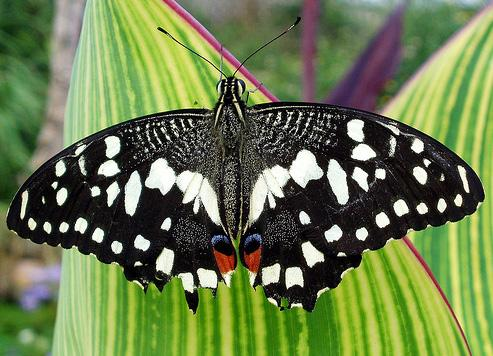
#> input picture color_histogram/butterfly.jpg, 493 x 356 px
$ python grayHistogram.py
#> lines starting #> are read from the running program, lines starting #| are printed output that depends on the picture
import cv2
from matplotlib import pyplot as plt

#Read grayscale image
img = cv2.imread('butterfly.jpg', cv2.IMREAD_GRAYSCALE)
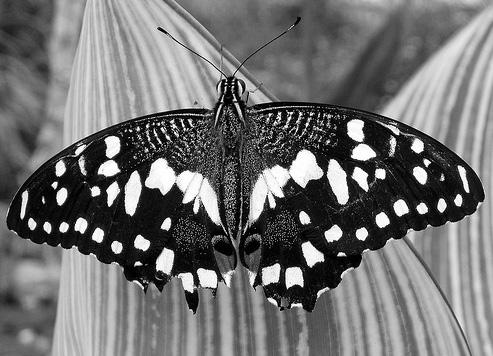
#> img: shape (356, 493); min 0, max 255, mean 113.3

#Calculate gray histogram
grayHist = cv2.calcHist([img], [0], None, [256], [0, 256])
#> grayHist = 256 values, max 2958 at index 0, min 128 at index 223, mean 685.6

#Show grayscale image
figure = plt.figure()
figure.add_subplot(1,2,1)
plt.imshow(img, cmap='gray')

#Show histogram
figure.add_subplot(1,2,2)
plt.plot(grayHist)

plt.show()
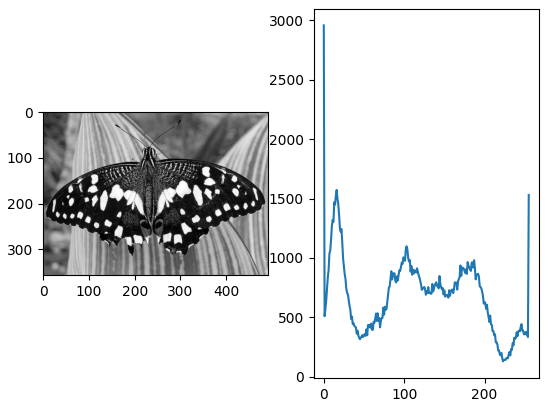
#> figure drawn by matplotlib, 2 panels; panel 2: curve peaks at x = 0, y = 2958
